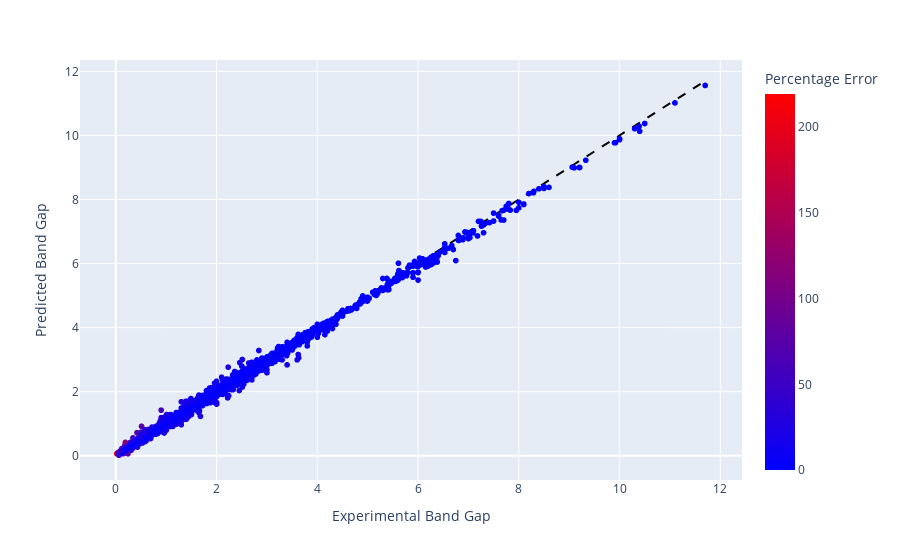

Notebook code for this chart:
### Code cell
import plotly.express as px
import plotly.graph_objects as go 

# Define the reference line
reference_line = go.Scatter(
    x=[0, max(bg_data_cleaned["gap expt"].max(), bg_data_cleaned["band_gap predicted"].max())],
    y=[0, max(bg_data_cleaned["gap expt"].max(), bg_data_cleaned["band_gap predicted"].max())],
    line=dict(color='black', dash='dash'),
    mode="lines",
    showlegend=False
)

# Create scatter plot
fig = px.scatter(
    bg_data_cleaned,
    x="gap expt",
    y="band_gap predicted",
    hover_name="formula",
    color='percentage_error',
    color_continuous_scale=px.colors.sequential.Bluered,
    labels={"gap expt": "Experimental Band Gap", "band_gap predicted": "Predicted Band Gap", "percentage_error": "Percentage Error"}
)

# Add reference line to the figure
fig.add_trace(reference_line)

# Show the plot
fig.show()

### Figure 1 — Plotly figure (JSON) as saved in the notebook; plotly's stock layout.template omitted (floating-point values rounded to 4 significant figures; data arrays with more than 128 entries replaced by an {"elided": "..."} marker saying what was removed)
{"data": [{"hovertemplate": "<b>%{hovertext}</b><br><br>Experimental Band Gap=%{x}<br>Predicted Band Gap=%{y}<br>Percentage Error=%{marker.color}<extra></extra>", "hovertext": {"elided": "3895 str values"}, "legendgroup": "", "marker": {"color": {"elided": "3895 float values"}, "coloraxis": "coloraxis", "symbol": "circle"}, "mode": "markers", "name": "", "showlegend": false, "type": "scattergl", "x": {"elided": "3895 float values"}, "xaxis": "x", "y": {"elided": "3895 float values"}, "yaxis": "y"}, {"line": {"color": "black", "dash": "dash"}, "mode": "lines", "showlegend": false, "type": "scatter", "x": [0, 11.7], "y": [0, 11.7]}], "layout": {"coloraxis": {"colorbar": {"title": {"text": "Percentage Error"}}, "colorscale": [[0, "rgb(0,0,255)"], [1, "rgb(255,0,0)"]]}, "legend": {"tracegroupgap": 0}, "margin": {"t": 60}, "xaxis": {"anchor": "y", "domain": [0, 1], "title": {"text": "Experimental Band Gap"}}, "yaxis": {"anchor": "x", "domain": [0, 1], "title": {"text": "Predicted Band Gap"}}}}
